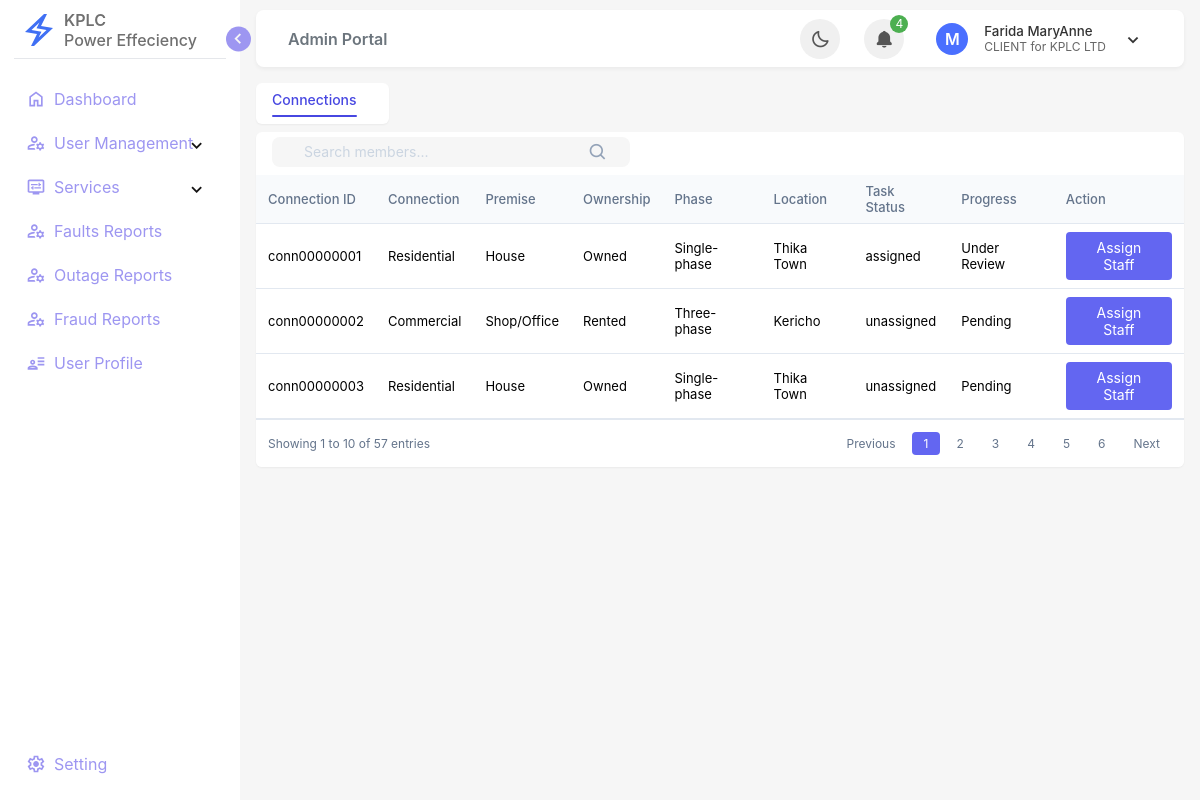
The page /admin/connection_view.php (signed in) on the database its author committed.
### tables this page shows
CREATE TABLE `users` (
  `seq_id` int(11) NOT NULL,
  `user_id` varchar(20) NOT NULL,
  `first_name` varchar(50) NOT NULL,
  `last_name` varchar(50) NOT NULL,
  `date_of_birth` date NOT NULL,
  `gender` enum('Male','Female','Other') NOT NULL,
  `email` varchar(100) NOT NULL,
  `mobile_number` varchar(15) NOT NULL,
  `national_id` varchar(20) NOT NULL,
  `county` varchar(50) NOT NULL,
  `town` varchar(50) NOT NULL,
  `connection_type` varchar(50) NOT NULL,
  `password_hash` varchar(255) NOT NULL,
  `role` enum('CLIENT','ADMIN','STAFF') NOT NULL DEFAULT 'CLIENT',
  `created_at` timestamp NOT NULL DEFAULT current_timestamp(),
  `updated_at` timestamp NOT NULL DEFAULT current_timestamp() ON UPDATE current_timestamp()
);

CREATE TABLE `connections` (
  `seq_id` int(11) NOT NULL,
  `connection_id` varchar(20) NOT NULL,
  `user_id` varchar(20) NOT NULL,
  `connection_type` varchar(20) NOT NULL,
  `premises_type` varchar(20) NOT NULL,
  `property_ownership` varchar(20) NOT NULL,
  `phase_type` varchar(20) NOT NULL,
  `location` varchar(255) NOT NULL,
  `connection_status` enum('assigned','unassigned') NOT NULL DEFAULT 'unassigned',
  `application_progress` enum('Pending','Under Review','Approved','Rejected') NOT NULL DEFAULT 'Pending',
  `submission_timestamp` timestamp NOT NULL DEFAULT current_timestamp(),
  `created_at` timestamp NOT NULL DEFAULT current_timestamp(),
  `updated_at` timestamp NOT NULL DEFAULT current_timestamp() ON UPDATE current_timestamp()
);

### admin/connection_view.php (the view, shortened to what this page needs)
<?php
include('../config/config.php');
$user_id = $_SESSION['user_id'];
$query = "SELECT * FROM users WHERE user_id = ?";
$stmt = $mysqliObj->prepare($query);
$stmt->bind_param('s', $user_id);
$stmt->execute();
$result = $stmt->get_result();
$query_conn = "SELECT * FROM connections ORDER BY connection_id";
$stmt = $mysqliObj->prepare($query_conn);
$stmt->execute();
$result_conn = $stmt->get_result();
while ($obj = $result->fetch_object()) {
?>
    <!DOCTYPE html>
    <!DOCTYPE html>
    <html lang="en">
    <?php include("includes/head.php"); ?>
    <body>
        <?php include("includes/sidebar.php"); ?>
        <?php include("includes/topbar.php"); ?>
        <main class="main-section">
            <section class="main-section-wrapper">
                <div class="members">
                    <div class="members-tabs">
                        <a href="admin_user_manager.php" class="members-tab active">Connections</a>
                    </div>
                </div>
                <div class="table-container">
                    <div class="member-management">
                        <div class="search-box">
                            <i class='bx bx-search'></i>
                            <input type="text" class="search-input" placeholder="Search members...">
                        </div>
                    </div>
                    <table>
                        <thead>
                            <tr>
                                <th>Connection ID</th>
                                <th>Connection</th>
                                <th>Premise</th>
                                <th>Ownership</th>
                                <th>Phase</th>
                                <th>Location</th>
                                <th>Task Status</th>
                                <th>Progress</th>
                                <th>Action</th>
                            </tr>
                        </thead>
                        <tbody>
                            <?php
                            if ($result_conn) {
                                while ($conn = $result_conn->fetch_assoc()) {
                                    echo "
                                        <tr>
                                            <td>
                                                <div class='user-id'>" . htmlspecialchars($conn['connection_id']) . "</div>
                                            </td>
                                            <td>" . htmlspecialchars($conn['connection_type']) . "</td>
                                            <td>" . htmlspecialchars($conn['premises_type']) . "</td>
                                            <td>" . htmlspecialchars($conn['property_ownership']) . "</td>
                                            <td>" . htmlspecialchars($conn['phase_type']) . "</td>
                                            <td>" . htmlspecialchars($conn['location']) . "</td>
                                            <td>" . htmlspecialchars($conn['connection_status']) . "</td>
                                            <td>" . htmlspecialchars($conn['application_progress']) . "</td>
                                            <td>
                                                 <button class='assign-btn'  data-id='" . htmlspecialchars($conn['connection_id']) . "'>Assign Staff</button>
                                            </td>
                                        </tr>";
                                }
                            }
                            ?>
                        </tbody>
                    </table>
                    <div class="pagination">
                        <div class="pagination-info">
                            Showing 1 to 10 of 57 entries
                        </div>
                        <div class="pagination-controls">
                            <button class="page-btn">Previous</button>
                            <button class="page-btn active">1</button>
                            <button class="page-btn">2</button>
                            <button class="page-btn">3</button>
                            <button class="page-btn">4</button>
                            <button class="page-btn">5</button>
                            <button class="page-btn">6</button>
                            <button class="page-btn">Next</button>
                        </div>
                    </div>
                </div>
            </section>
        </main>
    </body>
    </html>
<?php
}
?>

### admin/includes/sidebar.php (shortened to what this page needs)
<aside class="sidebar">
    <header class="sidebar-header">
        <div class="logo-wrapper">
            <span class="image">
                <?php
                $base_url = '/KPLC_1/';
                ?>
                <img src="<?php echo $base_url; ?>assets/Images/logo.svg" alt="">
            </span>
            <div class="brand">
                <span class="name">KPLC</span>
                <span class="slogan">Power Effeciency</span>
            </div>
        </div>
        <button id="toggle-sidebar">
            <i class="bx bx-chevron-right toggle"></i>
        </button>
    </header>
    <nav class="sidebar-nav">
        <ul class="sidebar-top-menu">
            <li class="nav-item">
                <a href="../admin/admin_dashboard.php" class="nav-link">
                    <svg xmlns="http://www.w3.org/2000/svg" viewBox="0 -960 960 960">
                        <path
                            d="M240-200h120v-240h240v240h120v-360L480-740 240-560v360Zm-80 80v-480l320-240 320 240v480H520v-240h-80v240H160Zm320-350Z" />
                    </svg>
                    <span class="text">Dashboard</span>
                </a>
            </li>
            <li class="nav-item">
                <div class="drop-item">
                    <a href="connection_view.php" class="nav-link dropmenu-link">
                        <span class="text">User Management</span>
                    </a>
                    <button class="drop-submenu-button">
                        <i class="bx bx-chevron-right drop-submenu-icon"></i>
                    </button>
                </div>
            </li>
            <li class="nav-item">
                <div class="drop-item">
                    <a href="new_connection.php" class="nav-link dropmenu-link">
                        <span class="text">Services</span>
                    </a>
                    <button class="drop-submenu-button">
                        <i class="bx bx-chevron-right drop-submenu-icon"></i>
                    </button>
                </div>
            </li>
            <li class="nav-item">
                <div class="drop-item">
                    <a href="fault_history.php" class="nav-link dropmenu-link">
                        <span class="text">Faults Reports</span>
                    </a>
                </div>
            </li>
            <li class="nav-item">
                <div class="drop-item">
                    <a href="outage_history.php" class="nav-link dropmenu-link">
                        <span class="text">Outage Reports</span>
                    </a>
                </div>
            </li>
            <li class="nav-item">
                <div class="drop-item">
                    <a href="fraud_history.php" class="nav-link dropmenu-link">
                        <span class="text">Fraud Reports</span>
                    </a>
                </div>
            </li>
            <li class="nav-item">
                <a href="profile_details.php" class="nav-link">
                    <span class="text">User Profile</span>
                </a>
            </li>
        </ul>
        <ul class="sidebar-bottom-menu">
            <li class="nav-item">
                <a href="" class="nav-link">
                    <span class="text">Setting</span>
                </a>
            </li>
        </ul>
    </nav>
</aside>

### admin/includes/topbar.php (shortened to what this page needs)
<header class="top-bar">
    <ol class="breadcrumb">
        <li class="breadcrumb-item active" aria-current="page"><a href="">Admin Portal</a></li>
    </ol>
    <nav class="top-bar-nav">
        <button type="button" class="theme-toggle-btn" aria-label="Toggle theme">
            <i id="lights" class="bx bx-moon"></i>
        </button>
        <div class="notifications">
            <button class="notification-btn" aria-label="View notifications" type="button">
                <i class="bx bxs-bell"></i>
                <span class="badge">4</span>
            </button>
        </div>
        <div class="user-profile">
            <button type="button" class="user-profile-btn">
                <span class="avatar">M</span>
                <div class="user-info">
                    <span><?php echo $obj->first_name, ' ',  $obj->last_name; ?></span>
                    <span><?php echo $obj->role, ' '; ?> for KPLC LTD</span>
                </div>
                <i class="bx bx-chevron-down"></i>
            </button>
        </div>
    </nav>
</header>

### rows shown on the page
users: first_name "Farida", last_name "MaryAnne", role "CLIENT"
connections: connection "conn00000001", connection_type "Residential", premises_type "House", property_ownership "Owned", phase_type "Single-phase", location "Thika Town", connection_status "assigned", application_progress "Under Review"
connections: connection "conn00000002", connection_type "Commercial", premises_type "Shop/Office", property_ownership "Rented", phase_type "Three-phase", location "Kericho", connection_status "unassigned", application_progress "Pending"
connections: connection "conn00000003", connection_type "Residential", premises_type "House", property_ownership "Owned", phase_type "Single-phase", location "Thika Town", connection_status "unassigned", application_progress "Pending"
